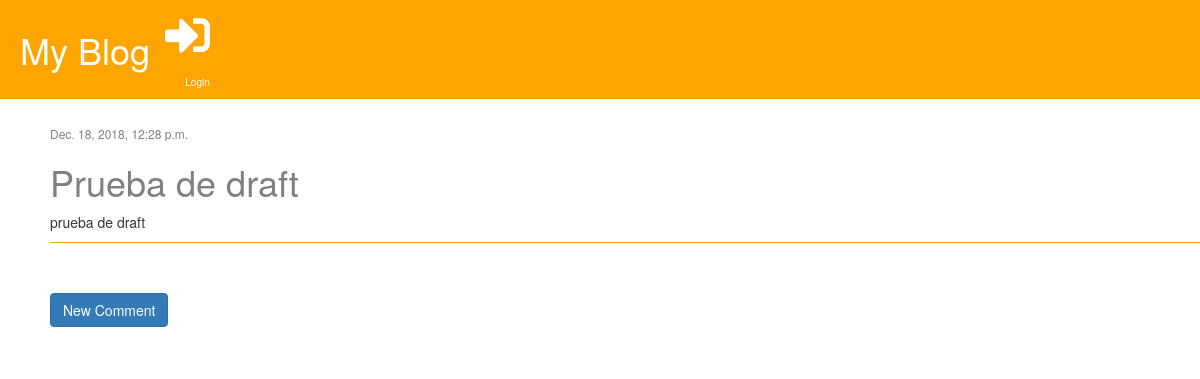
The page /post/6/ on the database as committed earlier.
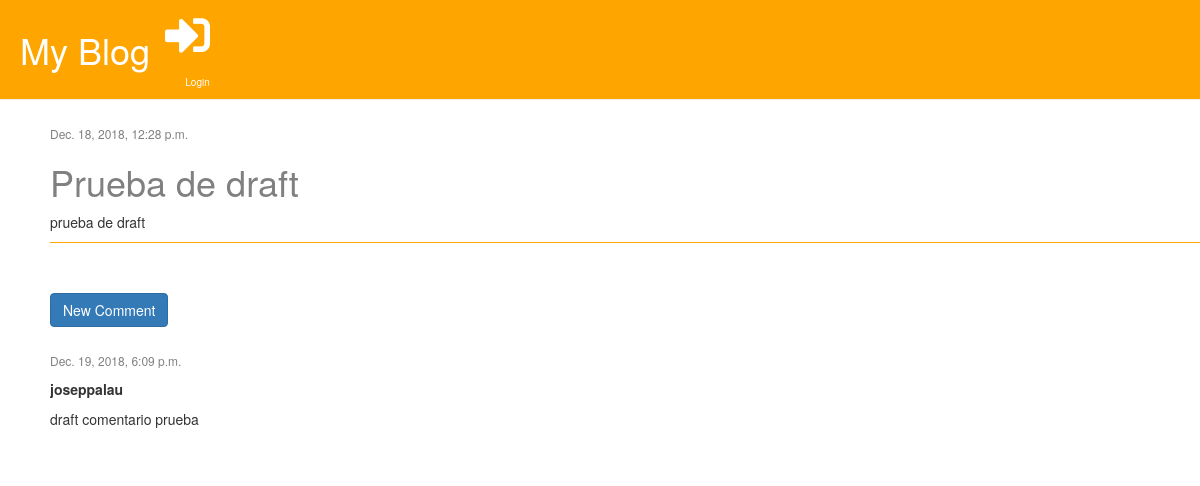
The same page on the database as committed later.
### blog/models.py (models this page shows, shortened)
class Post(models.Model):
    author = models.ForeignKey('auth.User', on_delete=models.CASCADE)
    title = models.CharField(max_length=200)
    post_text = models.TextField(default=" ")
    created_date = models.DateTimeField(default=timezone.now)
    published_date = models.DateTimeField(blank=True, null=True)
    visits = models.PositiveIntegerField(default=0)

class Comment(models.Model):
    post = models.ForeignKey('blog.Post', on_delete=models.CASCADE, related_name = 'comments')
    author = models.CharField(max_length=200)
    text = models.TextField()
    created_date = models.DateTimeField(default=timezone.now)
    approved = models.BooleanField(default=False)

### blog/views.py (the view)
# urls.py: path('post/<int:pk>/', views.post_detail, name='post_detail'),
def post_detail(request, pk):
    post = get_object_or_404(Post, pk=pk)
    post.visits += 1
    post.save()
    stuff_frontend = {'post': post}
    return render(request, 'blog/post_detail.html', stuff_frontend)

### blog/templates/blog/post_detail.html (shortened to what this page needs)
{% extends 'blog/base.html' %}
{% block content %}
        <div class="post">
            <div class="date">
                {% if post.published_date %}
                    {{ post.published_date }}
                {% endif %}
            </div>
             <h1>{{ post.title }}</h1>
             <p>{{ post.post_text }}</p>
        </div>
        <div>
            <a href="{% url 'add_comment' pk=post.pk %}" class="btn btn-primary" style="margin-bottom:25px">New Comment</a>
        </div>
          {% for comment in post.comments.all %}
            <div>
                {% if user.is_authenticated or comment.approved %}
                    <div class="date">
                        <p>{{comment.created_date}}</p>
                    </div>
                    <p><strong>{{comment.author}}</strong></p>
                    <p>{{comment.text}}</p>
                    <br>
                {% endif %}
            </div>
            {% empty %}
            <p>No comments yet...</p>
          {% endfor %}
{% endblock %}

### blog/templates/blog/base.html (shortened to what this page needs)
{% load staticfiles %}
<!DOCTYPE html>
<html lang="en">
<head>
    <link rel="stylesheet" href="https://maxcdn.bootstrapcdn.com/bootstrap/3.3.7/css/bootstrap.min.css">
    <link rel="stylesheet" href="{% static 'css/style.css' %}">
    <link rel="stylesheet" href="https://use.fontawesome.com/releases/v5.6.1/css/all.css">
</head>
<body>
<div class = "page-header">
    <h1><a href="/">My Blog</a></h1>
    <ul class="nav justify-content-end">
      {% if user.is_authenticated %}
          <li class="nav-item">
              <a href="/post/new" class="top-menu"><i class="fas fa-plus"></i></a>
              <p>Add Post</p>
          </li>
          <li class="nav-item">
              <a href="{% url 'post_draft' %}" class="top-menu"><i class="fab fa-firstdraft"></i></a>
              <p>Drafts</p>
          </li>
          <li class="nav-item">
              <a href="/accounts/logout" class="top-menu"><i class="fas fa-sign-out-alt"></i></a>
              <p>Logout</p>
          </li>
     {% else %}
         <li class="nav-item">
             <a href="/accounts/login" class="top-menu"><i class="fas fa-sign-in-alt"></i></a>
             <p>Login</p>
         </li>
     {% endif %}
    </ul>
</div>
<div class="container">
    {% block content %}
    {% endblock %}
</div>
</body>
</html>

### blog/static/css/style.css (style rules this page uses)
.page-header { background-color: orange; height:100px; font-size: 45px; margin-top:0px; display:flex; align-items:center; margin-bottom:20px; }
.page-header a { padding-left:20px; color:white; }
.top-menu { color:white; float:right; margin-right:20px; }
.nav-item { float:right; }
.nav-item p { color:white; font-size:10px; text-align:center; }
.container { margin-top:25px; padding-left: 0px; margin-left:50px; }
.post { margin-bottom:50px; border-bottom:0.5px solid orange; }
.post a, h2, h1 { color:grey; }
.date { font-size:12px; color:grey; }

Rows that differ between the two databases and show on the page:
now on this page (row edited): Comment: created_date "Dec. 19, 2018, 6:09 p.m.", author "joseppalau", text "draft comentario prueba"
